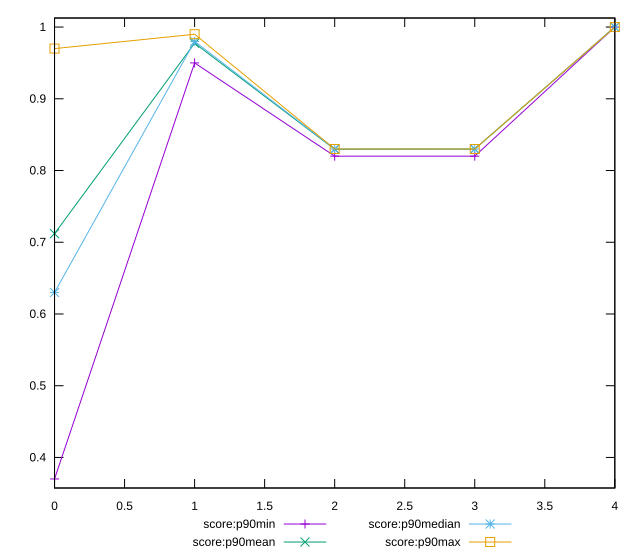

This chart was generated by the following gnuplot code:
reset

$scoreP90Min <<EOF
0 0.37
1 0.95
2 0.82
3 0.82
4 1
EOF

$scoreP90Mean <<EOF
0 0.7119780219780222
1 0.9774725274725276
2 0.8295604395604381
3 0.8298901098901086
4 1
EOF

$scoreP90Median <<EOF
0 0.63
1 0.98
2 0.83
3 0.83
4 1
EOF

$scoreP90Max <<EOF
0 0.97
1 0.99
2 0.83
3 0.83
4 1
EOF

set key outside below
set xrange [0:4]
set yrange [0.3574:1.0126]
set trange [0.3574:1.0126]
set terminal svg size 640, 560 enhanced background rgb 'white'
set output "report_00009_2021-02-08T22-37-41.559Z/first-cpu-idle/progression/score.svg"

plot $scoreP90Min title "score:p90min" with linespoints, \
     $scoreP90Mean title "score:p90mean" with linespoints, \
     $scoreP90Median title "score:p90median" with linespoints, \
     $scoreP90Max title "score:p90max" with linespoints

reset
